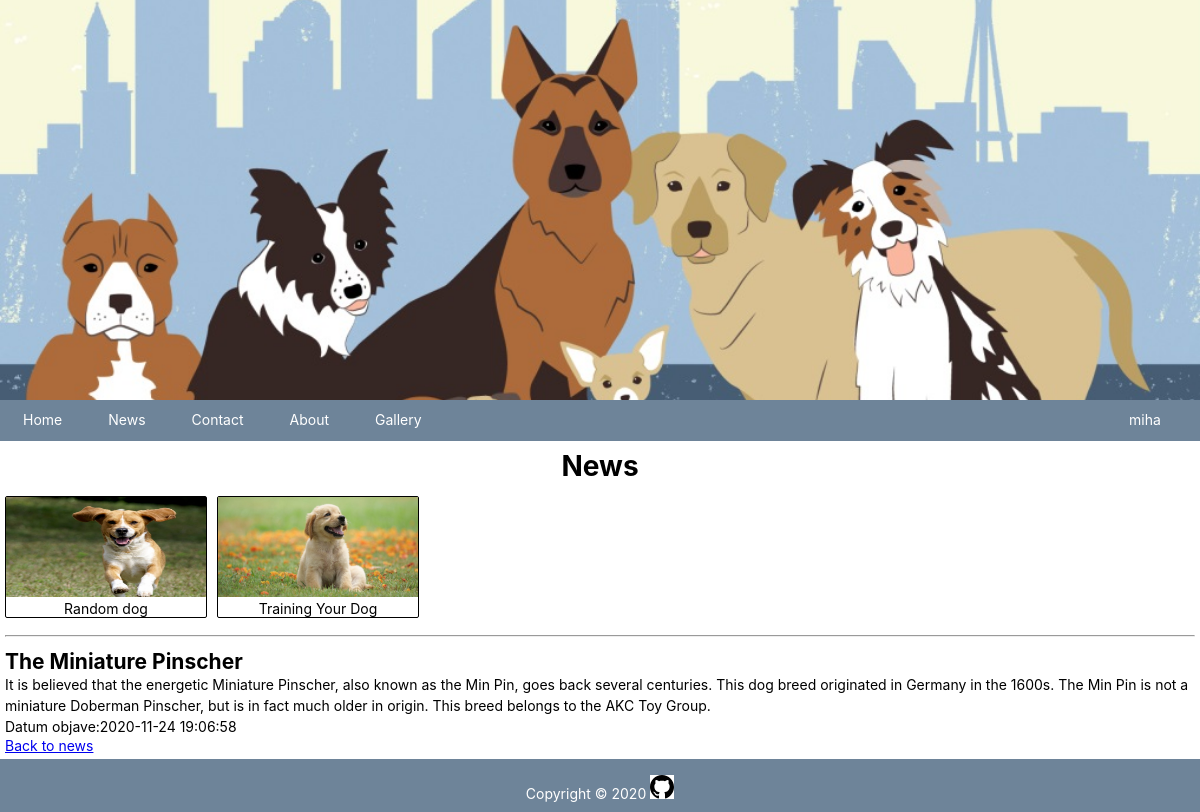
/index.php?menu=2&action=3 (signed in), run on the app's committed database.
### tables this page shows
CREATE TABLE `gallery` (
  `id` int(11) NOT NULL,
  `picture` longtext NOT NULL,
  `title` varchar(55) NOT NULL,
  `description` varchar(255) NOT NULL,
  `date` timestamp NOT NULL DEFAULT current_timestamp(),
  `id_news` int(11) NOT NULL,
  `by_user` int(11) NOT NULL,
  `archive` int(11) NOT NULL
);

CREATE TABLE `news` (
  `id` int(11) NOT NULL,
  `title` varchar(55) NOT NULL,
  `description` varchar(512) NOT NULL,
  `date` timestamp NOT NULL DEFAULT current_timestamp(),
  `picture` varchar(55) NOT NULL,
  `by_user` int(11) NOT NULL,
  `archive` int(1) NOT NULL
);

### news.php (the view, shortened to what this page needs)
<?php
  if(isset($action) && $action != ""){
    $actNum = $_GET['action'];
    $query = "SELECT * FROM `news` WHERE `id`=$actNum ORDER BY date DESC";
    $result = mysqli_query($mysql, $query);
    $row = mysqli_fetch_assoc($result);
    print'
    <h1>News</h1>
    <div id="gallery_specific_news">';
    $queryForGalleryImages = "SELECT * FROM `gallery` WHERE `id_news`=$actNum ORDER BY date DESC";
    $resultGalleryImages = mysqli_query($mysql, $queryForGalleryImages);
    while($rowGalleryImages = mysqli_fetch_array($resultGalleryImages)){
      print'
      <figure id="'.$actNum.'">
        <img src="images/gallery/'. $rowGalleryImages["picture"] .'" alt="'. $rowGalleryImages["title"] .' title="'.$rowGalleryImages["title"].'>
        <figcaption>'.$rowGalleryImages["description"].'<figcaption>
      </figure>';
    }
    print'
    </div>
    <div class="clear_float"></div>
    <hr>
    <h2>'. $row["title"] .'</h2>
    <p>'.$row["description"].'</p>
    <p>Datum objave:<time datetime="'.$row["date"].'">'.$row["date"].'</time></p>
    <a href="index.php?menu=2">Back to news</a>';
  }
?>

### css/style.css (style rules this page uses)
* { margin: 0px; padding: 0px; }
body { font-family: -apple-system, BlinkMacSystemFont, "Segoe UI", Helvetica, "Apple Color Emoji", Arial, sans-serif, "Segoe UI Emoji", "Segoe UI Symbol"; font-size: 14px; }
hr { margin: 12px 0px; color: #f0ece1; }
h1 { width: 100%; font-size: 2em; margin: 8px 0px; text-align: center; }
h2 { font-size: 1.5em; }
p { line-height: 1.5em; }
#gallery_specific_news { height: auto; width: 100%; float: left; text-align: center; margin: 5px 0px; }
#gallery_specific_news figure { border: 1px solid black; border-radius: 2px; width: 200px; float: left; }
#gallery_specific_news figure:not(:first-child) { margin: 0px 0px 0px 10px; }
#gallery_specific_news figcaption { text-align: center; }
#gallery_specific_news figure img { width: 100%; max-height: 100px; }

### data on the page
gallery: picture (picture), description "Random dog"
gallery: picture (picture), description "Training Your Dog"
news: title "The Miniature Pinscher", description "It is believed that the energetic Miniature Pinscher, also known as the Min Pin, goes back several centuries. This dog breed originated in Germany in the 1600s. The Min Pin is not a miniature Doberman Pinscher, but is in fact much older in origin. This breed belongs to the AKC Toy Group.", date "2020-11-24 19:06:58"

### other printed values
$_SESSION['username'] "miha"
